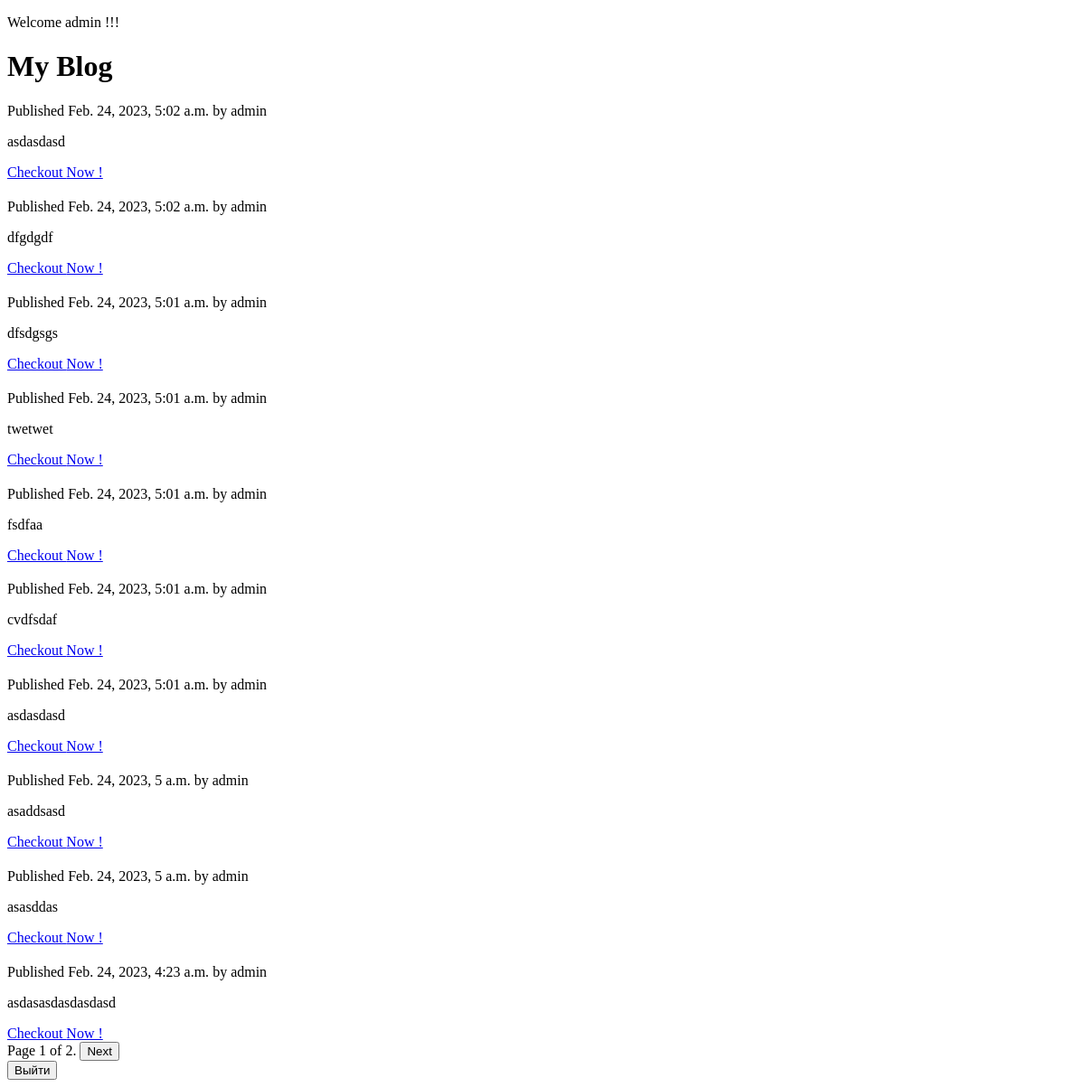
/blog/ (signed in), run on an earlier commit of the app's database.
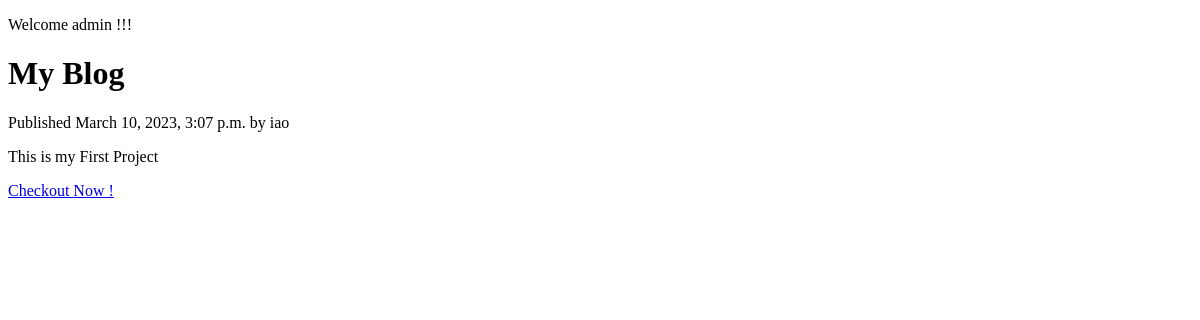
And on a later commit of the database.
### blog/models.py (models this page shows, shortened)
class Post(models.Model):
    title = models.CharField(max_length=250)
    slug = models.SlugField(max_length=250, unique_for_date='publish')
    author = models.ForeignKey(User,on_delete=models.CASCADE, related_name='blog_posts')
    body = models.TextField()
    publish = models.DateTimeField(default=timezone.now)
    created = models.DateTimeField(auto_now_add=True)
    updated = models.DateTimeField(auto_now=True)
    class Meta:
        ordering = ('-publish',)

### blog/views.py (the view)
# urls.py: path('', views.PostListView.as_view(), name='post_list'),
class PostListView(LoginRequiredMixin, ListView):
    context_object_name = 'posts'
    template_name = 'blog/post/list.html'
    paginate_by = 10
    login_url = '/blog/login/'
    permission_classes = (IsAuthenticated,)
    def get_queryset(self):
        posts = Post.objects.all()
        return posts

### template/blog/post/list.html (shortened to what this page needs)
<!DOCTYPE html>
<html lang="en">
<head>
{% extends "blog/base.html" %}
{% block content %}
    <h1>My Blog</h1>
    {% for post in posts %}
        <p class="date">
            Published {{ post.publish }} by {{ post.author }}
        </p>
        {{ post.body|truncatewords:30|linebreaks }}
        <a class="btn btn-success btn-sm mt-1 mb-1"
              href="{% url 'blog:post_detail' post.id %}">Checkout <span class="badge badge-light">Now !</span></a>
    {% endfor %}
{% endblock %}

### template/blog/base.html (shortened to what this page needs)
<!DOCTYPE html>
<html lang="en">
<head><p>Welcome {{ user.username }} !!!</p>
</head>
<body>
<div id="content">
    {% block content %}
    {% endblock %}
</div>
<div id="sidebar">
    {% if is_paginated %}
        <div class="pagination">
            <span class="page-links">
                <span class="page-current">
                    Page {{ page_obj.number }} of {{ page_obj.paginator.num_pages }}.
                </span>
                {% if page_obj.has_next %}
                    <a href="/blog/?page={{ page_obj.next_page_number }}"><button>Next</button></a>
                {% endif %}
            </span>
            <br>
            <form action="{% url 'blog:logout' %}" method="post">
                <button type="submit">Выйти</button>
            </form>
        </div>
    {% endif %}
</div>
</body>
</html>

What changed in the data, as far as the page shows it:
removed Post: publish "Feb. 24, 2023, 5:02 a.m.", author "admin", body "asdasdasd"
removed Post: publish "Feb. 24, 2023, 5:02 a.m.", author "admin", body "dfgdgdf"
removed Post: publish "Feb. 24, 2023, 5:01 a.m.", author "admin", body "dfsdgsgs"
removed Post: publish "Feb. 24, 2023, 5:01 a.m.", author "admin", body "twetwet"
removed Post: publish "Feb. 24, 2023, 5:01 a.m.", author "admin", body "fsdfaa"
removed Post: publish "Feb. 24, 2023, 5:01 a.m.", author "admin", body "cvdfsdaf"
removed Post: publish "Feb. 24, 2023, 5:01 a.m.", author "admin", body "asdasdasd"
removed Post: publish "Feb. 24, 2023, 5 a.m.", author "admin", body "asaddsasd"
removed Post: publish "Feb. 24, 2023, 5 a.m.", author "admin", body "asasddas"
removed Post: publish "Feb. 24, 2023, 4:23 a.m.", author "admin", body "asdasasdasdasdasd"
added Post: publish "March 10, 2023, 3:07 p.m.", author "iao", body "This is my First Project"
Also different on the page:
{{ page_obj.number }}: "1" → (not shown)
{{ page_obj.paginator.num_pages }}: "2" → (not shown)
text no longer shown: "Page of . Next Выйти"
